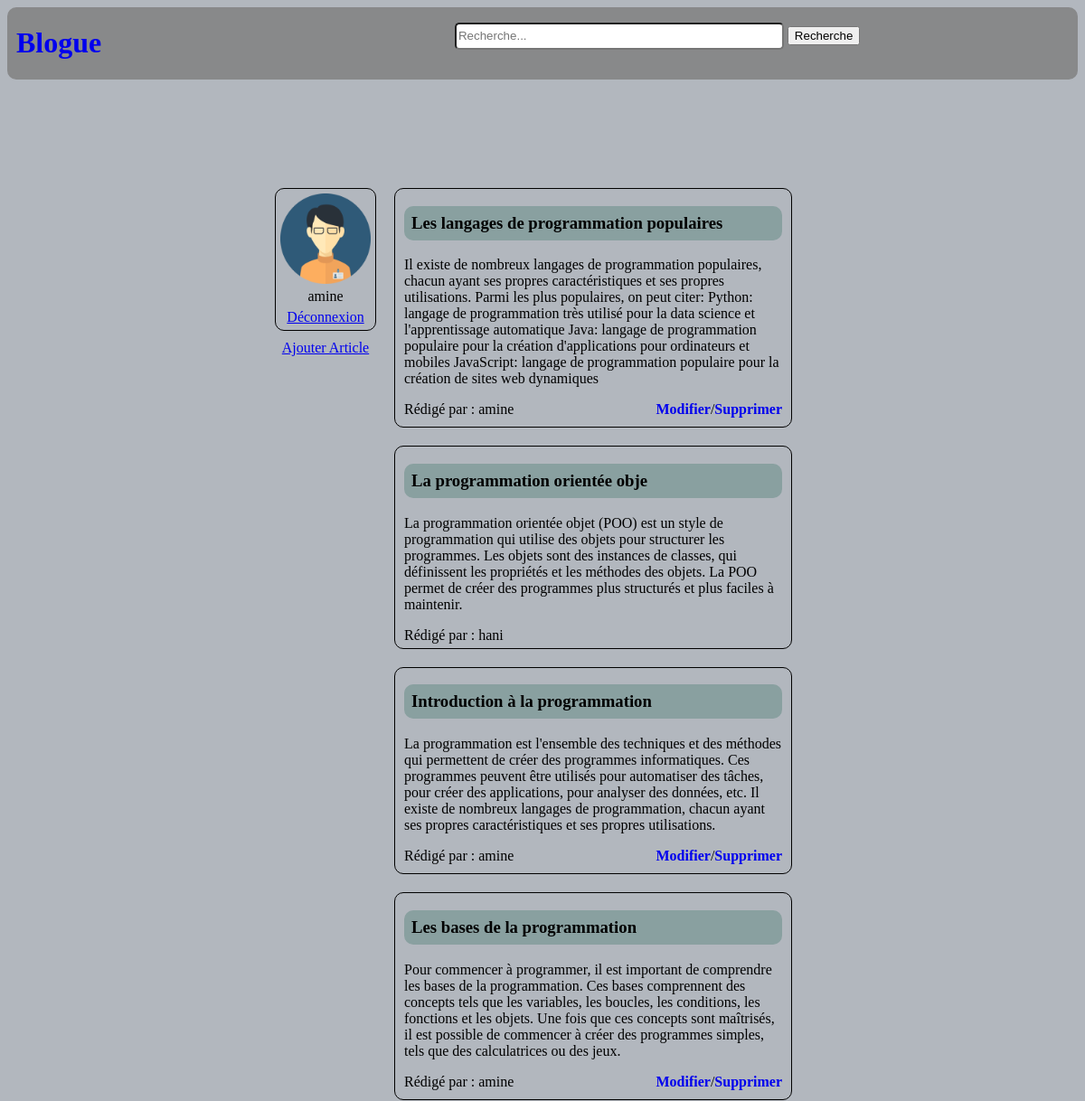
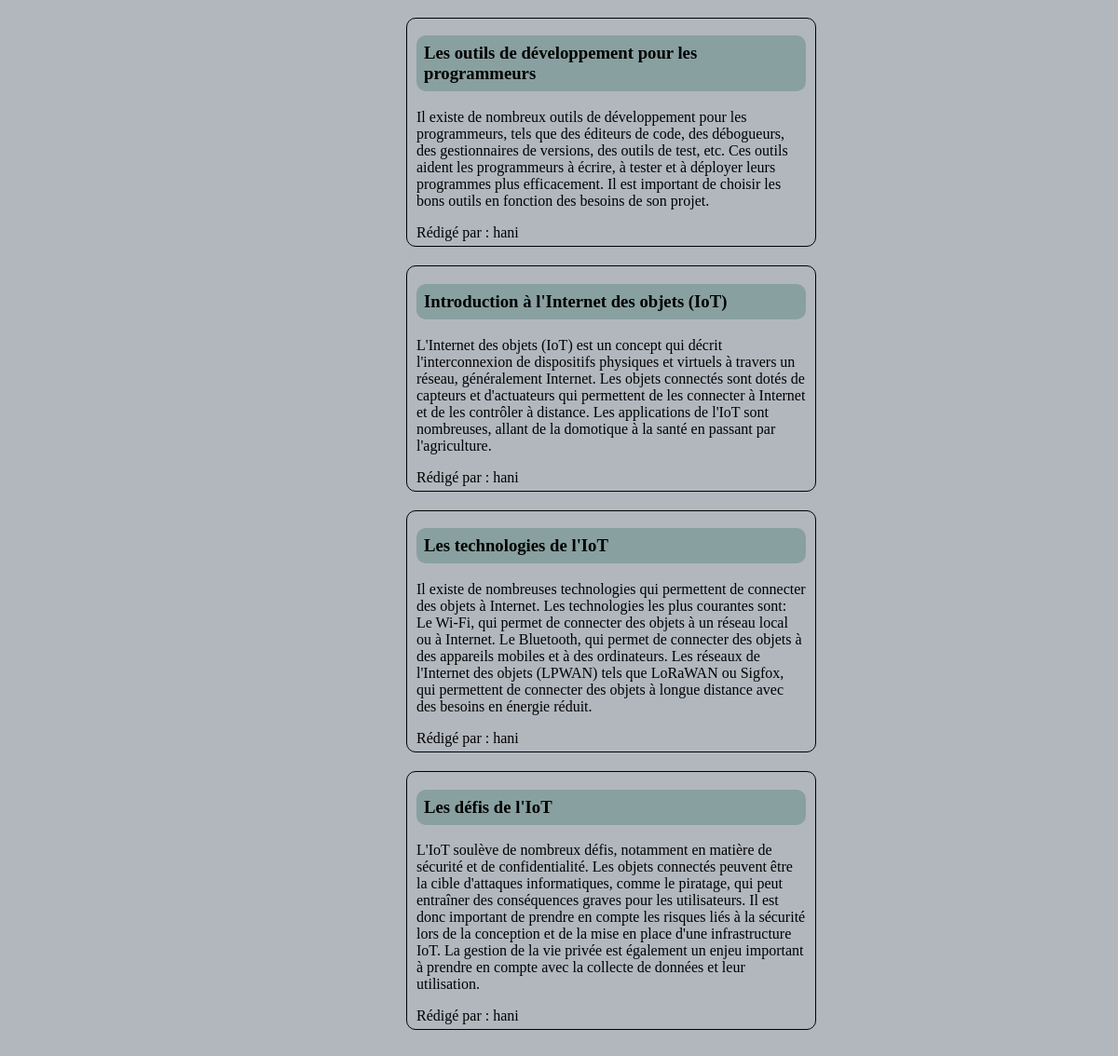
/ (signed in), run on the app's committed database (2 pictures, top to bottom).
### tables this page shows
CREATE TABLE IF NOT EXISTS `article` (
  `id` int(11) NOT NULL AUTO_INCREMENT,
  `titre` varchar(256) NOT NULL,
  `text` varchar(1000) NOT NULL,
  `auteur` varchar(40) NOT NULL,
  PRIMARY KEY (`id`),
  KEY `auteur` (`auteur`)
);

### modeles/affichageVues.php (called while the page is built, shortened)
<?php
function vueArticles($resultat_liste_articles,$paramRecherche,$visible){
    require_once("vues/header.php");
    require("vues/liste_article.php");
}
?>

### modeles/articles.php (called while the page is built, shortened)
<?php
function obtenir_liste_articles(){
    global $connexion;
    $requete = "SELECT * FROM article";
    $resultats = mysqli_query($connexion, $requete);
    return $resultats;
}
?>

### vues/liste_article.php (the view, shortened to what this page needs)
<?php
    if(isset($_SESSION["USER"])){
        $user = $_SESSION["USER"];
        $linkIcon = "vues/icon/login-on.png";
        $lienIdentification = "<a href='index.php?commande=Deconnexion'>Déconnexion</a>";
        $boutonAjouterArticle = "<a class='bouton' href='index.php?commande=FormAjouter'>Ajouter Article</a>";
    }
    else{
        $user = "Invité";
        $linkIcon = "vues/icon/login-off.png";
        $lienIdentification = "<a href='index.php?commande=formAuthentification'>S'identifier</a>";
        $boutonAjouterArticle = "";
    }
?>
<main>
    <ASIDE>
        <div class="login">
            <img src=<?= $linkIcon ?>  alt="login">
            <span><?= $user ?></span>
            <?= $lienIdentification ?>
        </div>
        <div>
            <?= $boutonAjouterArticle ?>
        </div>
    </ASIDE>
    <div class="conteneur">
        <?php
            if(mysqli_num_rows($resultat_liste_articles) > 0){
                while($ligne = mysqli_fetch_assoc($resultat_liste_articles)){
                echo" <article>
                        <h3>".htmlspecialchars($ligne["titre"])."</h3>
                        <p>".htmlspecialchars($ligne["text"])."</p>
                        <div>
                        <span> Rédigé par : ".htmlspecialchars($ligne["auteur"])."</span>";
                if(isset($_SESSION["USER"])){
                        if($_SESSION["USER"] == $ligne["auteur"]){
                        echo"<div><a href='index.php?commande=FormModifier&id=".$ligne["id"]."'>Modifier</a> /
                                <a href='index.php?commande=Supprimer&id=".$ligne["id"]."'>Supprimer</a></div>";
                        }
                }
                    echo "</div></article>";
                }
            }
        ?>
    </div>
</main>

### vues/css/style.css (style rules this page uses)
body { background-color: rgb(178, 183, 190); }
ASIDE img { max-width: 100px; }
.login { display: flex; flex-direction: column; align-items: center; border: 1px solid; border-radius: 10px; padding: 5px; gap: 5px; }
aside { display: flex; flex-direction: column; gap: 10px; align-items: center; margin-top: 20px; height: 200px; }
main { display: flex; max-width: 50%; margin-top: 100px; margin-left: auto ; margin-right: auto; }
main article { border: 1px solid; margin: 20px; padding: 0px 10px; border-radius: 10px; }
article h3 { background-color: rgb(137, 160, 160); border-radius: 10px; padding: 8px; }
article div { display: flex; justify-content:space-between; margin-bottom: 5px; }
article a { text-decoration: none; font-weight: bold; }

### data on the page
article: titre "Les langages de programmation populaires", text "Il existe de nombreux langages de programmation populaires, chacun ayant ses propres caractéristiques et ses propres utilisations. Parmi les plus populaires, on peut citer: Python: langage de programmation très utilisé pour la data science et l'apprentissage automatique Java: langage de programmation populaire pour la création d'applications pour ordinateurs et mobiles JavaScript: langage de programmation populaire pour la création de sites web dynamiques", auteur "amine"
article: titre "La programmation orientée obje", text "La programmation orientée objet (POO) est un style de programmation qui utilise des objets pour structurer les programmes. Les objets sont des instances de classes, qui définissent les propriétés et les méthodes des objets. La POO permet de créer des programmes plus structurés et plus faciles à maintenir.", auteur "hani"
article: titre "Introduction à la programmation", text "La programmation est l'ensemble des techniques et des méthodes qui permettent de créer des programmes informatiques. Ces programmes peuvent être utilisés pour automatiser des tâches, pour créer des applications, pour analyser des données, etc. Il existe de nombreux langages de programmation, chacun ayant ses propres caractéristiques et ses propres utilisations.", auteur "amine"
article: titre "Les bases de la programmation", text "Pour commencer à programmer, il est important de comprendre les bases de la programmation. Ces bases comprennent des concepts tels que les variables, les boucles, les conditions, les fonctions et les objets. Une fois que ces concepts sont maîtrisés, il est possible de commencer à créer des programmes simples, tels que des calculatrices ou des jeux.", auteur "amine"
article: titre "Les outils de développement pour les programmeurs", text "Il existe de nombreux outils de développement pour les programmeurs, tels que des éditeurs de code, des débogueurs, des gestionnaires de versions, des outils de test, etc. Ces outils aident les programmeurs à écrire, à tester et à déployer leurs programmes plus efficacement. Il est important de choisir les bons outils en fonction des besoins de son projet.", auteur "hani"
article: titre "Introduction à l'Internet des objets (IoT)", text "L'Internet des objets (IoT) est un concept qui décrit l'interconnexion de dispositifs physiques et virtuels à travers un réseau, généralement Internet. Les objets connectés sont dotés de capteurs et d'actuateurs qui permettent de les connecter à Internet et de les contrôler à distance. Les applications de l'IoT sont nombreuses, allant de la domotique à la santé en passant par l'agriculture.", auteur "hani"
article: titre "Les technologies de l'IoT", text "Il existe de nombreuses technologies qui permettent de connecter des objets à Internet. Les technologies les plus courantes sont: Le Wi-Fi, qui permet de connecter des objets à un réseau local ou à Internet. Le Bluetooth, qui permet de connecter des objets à des appareils mobiles et à des ordinateurs. Les réseaux de l'Internet des objets (LPWAN) tels que LoRaWAN ou Sigfox, qui permettent de connecter des objets à longue distance avec des besoins en énergie réduit.", auteur "hani"
article: titre "Les défis de l'IoT", text "L'IoT soulève de nombreux défis, notamment en matière de sécurité et de confidentialité. Les objets connectés peuvent être la cible d'attaques informatiques, comme le piratage, qui peut entraîner des conséquences graves pour les utilisateurs. Il est donc important de prendre en compte les risques liés à la sécurité lors de la conception et de la mise en place d'une infrastructure IoT. La gestion de la vie privée est également un enjeu important à prendre en compte avec la collecte de données et leur utilisation.", auteur "hani"

### other printed values
$user "amine"
